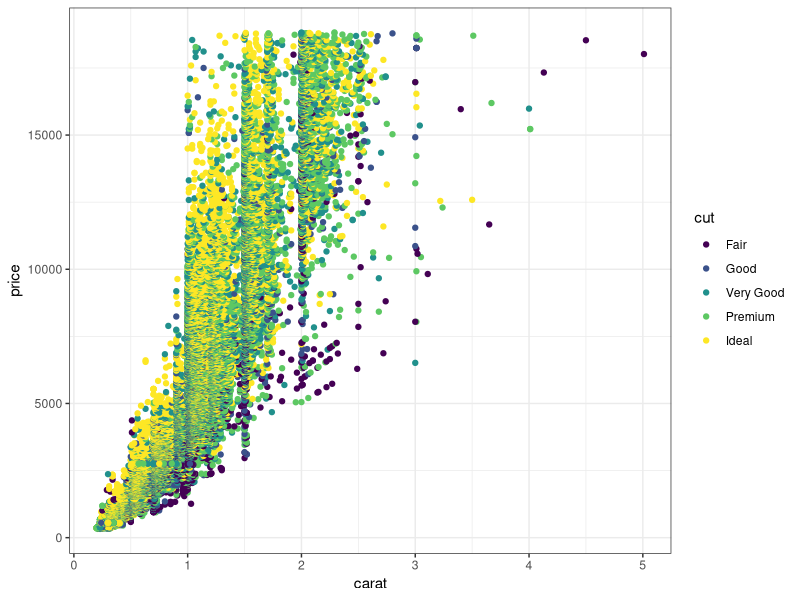

This chart was generated by the following R code:
## ---- chunk 1
library(ggplot2)
## ---- chunk 2
c(5 + 7 == "+"(5, 7),       #  Even arithmetic is done by functions.
  all(1:10 == ":"(1, 10)))  #  Another useful 'infix' function.
## ---- chunk 3
?"<-"       #  '?' is shorthand for 'help()'
"<-"(x, 5)  #  This will work.
y <- 8      #  This is what you'll always do.

# Okay, comments aren't functions.
## ---- chunk 4
qplot(x=carat, y=price, color=cut, data=diamonds) + theme_bw()
## ---- chunk 5
v1 = c("a","b","c","d")
## ---- chunk 6
v1[2]
v1[c(4,1)]
